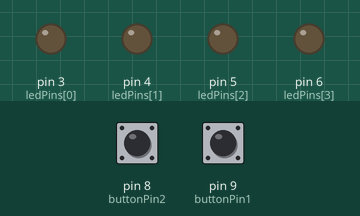
Bench run of a sketch on a simulated Arduino Uno, built with avr-gcc and run on an emulated ATmega328P. Shown: output pins drawn as LEDs (lit = HIGH). Dashed ring = blinking. The inputs (shaded band) are chosen by the test bench; at power-on: pin 8 (buttonPin2) LOW, pin 9 (buttonPin1) LOW.

Above: at 1.2 s.
1.3 s: pin 8 (buttonPin2) pulled HIGH for 0.15 s
At 1.6 s:
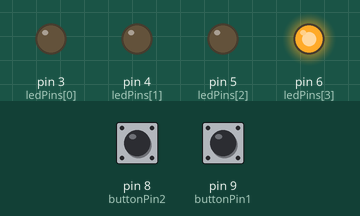
4.4 s: pin 9 (buttonPin1) pulled HIGH for 3.2 s
At 4.8 s:
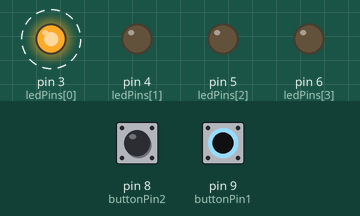
9.1 s: pin 9 (buttonPin1) pulled HIGH for 0.15 s
At 10.0 s:
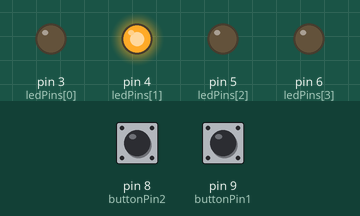
12.2 s: pin 9 (buttonPin1) pulled HIGH for 1 s
At 13.6 s:
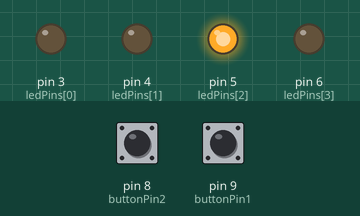
Timing chart, 0 to 15.7 s (numbered marks = the images above; inputs shaded):
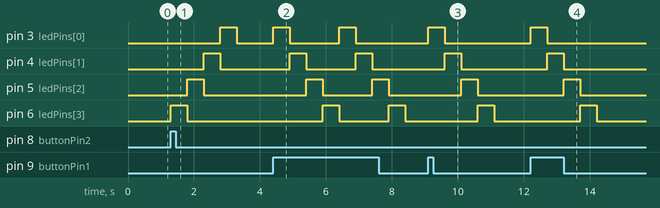

Measured:
- after the input at 1.3 s, pin 3 (ledPins[0]): LOW → HIGH after 1.5 s, → LOW 0.50 s later; pin 4 (ledPins[1]): LOW → HIGH after 1.0 s, → LOW 0.50 s later; pin 5 (ledPins[2]): LOW → HIGH after 0.50 s, → LOW 0.50 s later; pin 6 (ledPins[3]): LOW → HIGH at once, → LOW 0.50 s later
- after the input at 4.4 s, pin 3 (ledPins[0]): alternates HIGH for 0.50 s and LOW for 1.5 s, starting at once; pin 4 (ledPins[1]): alternates HIGH for 0.50 s and LOW for 1.5 s, starting after 0.50 s
- after the input at 9.1 s, pin 3 (ledPins[0]): LOW → HIGH at once, → LOW 0.50 s later; pin 4 (ledPins[1]): LOW → HIGH after 0.50 s, → LOW 0.50 s later; pin 5 (ledPins[2]): LOW → HIGH after 1.0 s, → LOW 0.50 s later; pin 6 (ledPins[3]): LOW → HIGH after 1.5 s, → LOW 0.50 s later
- after the input at 12.2 s, pin 3 (ledPins[0]): LOW → HIGH at once, → LOW 0.50 s later; pin 4 (ledPins[1]): LOW → HIGH after 0.50 s, → LOW 0.50 s later; pin 5 (ledPins[2]): LOW → HIGH after 1.0 s, → LOW 0.50 s later; pin 6 (ledPins[3]): LOW → HIGH after 1.5 s, → LOW 0.50 s later

The sketch:

led.ino
```cpp
const int buttonPin1 = 9;
const int buttonPin2 = 8;
const int ledPins[] = {3, 4, 5, 6};
int buttonState1 = 0;
int buttonState2 = 0;
int delayTime = 500;

void setup() {
  for (int i = 0; i < 4; i++) {
    pinMode(ledPins[i], OUTPUT);
  }
  pinMode(buttonPin1, INPUT);
  pinMode(buttonPin2, INPUT);
}

void loop() {
  buttonState1 = digitalRead(buttonPin1);
  buttonState2 = digitalRead(buttonPin2);

  if (buttonState1 == HIGH) {
    moveLeftToRight();
  }

  if (buttonState2 == HIGH) {
    moveRightToLeft();
  }
}

void moveLeftToRight() {
  for (int i = 0; i < 4; i++) {
    digitalWrite(ledPins[i], HIGH);
    delay(delayTime);
    digitalWrite(ledPins[i], LOW);
  }
}

void moveRightToLeft() {
  for (int i = 3; i >= 0; i--) {
    digitalWrite(ledPins[i], HIGH);
    delay(delayTime);
    digitalWrite(ledPins[i], LOW);
  }
}
```
